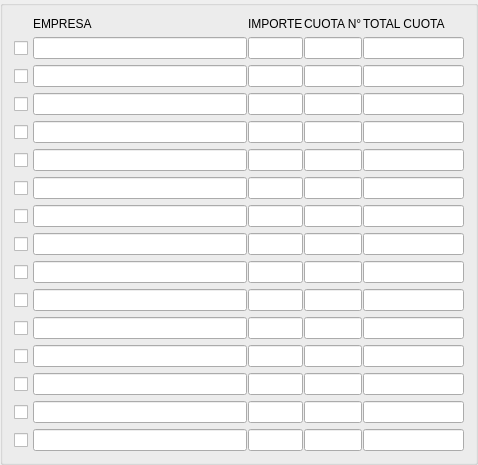
      <widget class="QGroupBox" name="groupBox">
       <property name="sizePolicy">
        <sizepolicy hsizetype="Expanding" vsizetype="Expanding">
         <horstretch>0</horstretch>
         <verstretch>0</verstretch>
        </sizepolicy>
       </property>
       <property name="font">
        <font>
         <pointsize>10</pointsize>
         <weight>75</weight>
         <bold>true</bold>
        </font>
       </property>
       <property name="styleSheet">
        <string notr="true">#groupBox{
background-color: #FFFFFF;
}</string>
       </property>
       <property name="title">
        <string/>
       </property>
       <property name="flat">
        <bool>false</bool>
       </property>
       <layout class="QGridLayout" name="gridLayout_2" columnstretch="5,60,15,10,5,5">
        <property name="horizontalSpacing">
         <number>1</number>
        </property>
        <property name="verticalSpacing">
         <number>6</number>
        </property>
        <item row="0" column="1">
         <widget class="QLabel" name="label_2">
          <property name="sizePolicy">
           <sizepolicy hsizetype="Expanding" vsizetype="Expanding">
            <horstretch>0</horstretch>
            <verstretch>0</verstretch>
           </sizepolicy>
          </property>
          <property name="text">
           <string>EMPRESA</string>
          </property>
         </widget>
        </item>
        <item row="1" column="3">
         <widget class="QLineEdit" name="lineEdit_18">
          <property name="sizePolicy">
           <sizepolicy hsizetype="Expanding" vsizetype="Expanding">
            <horstretch>0</horstretch>
            <verstretch>0</verstretch>
           </sizepolicy>
          </property>
          <property name="frame">
           <bool>true</bool>
          </property>
         </widget>
        </item>
        <item row="5" column="1">
         <widget class="QLineEdit" name="lineEdit_6">
          <property name="sizePolicy">
           <sizepolicy hsizetype="Expanding" vsizetype="Expanding">
            <horstretch>0</horstretch>
            <verstretch>0</verstretch>
           </sizepolicy>
          </property>
         </widget>
        </item>
        <item row="0" column="2">
         <widget class="QLabel" name="label_4">
          <property name="text">
           <string>IMPORTE</string>
          </property>
         </widget>
        </item>
        <item row="9" column="1">
         <widget class="QLineEdit" name="lineEdit_10">
          <property name="sizePolicy">
           <sizepolicy hsizetype="Expanding" vsizetype="Expanding">
            <horstretch>0</horstretch>
            <verstretch>0</verstretch>
           </sizepolicy>
          </property>
         </widget>
        </item>
        <item row="1" column="1">
         <widget class="QLineEdit" name="lineEdit_2">
          <property name="sizePolicy">
           <sizepolicy hsizetype="Expanding" vsizetype="Expanding">
            <horstretch>0</horstretch>
            <verstretch>0</verstretch>
           </sizepolicy>
          </property>
          <property name="frame">
           <bool>true</bool>
          </property>
         </widget>
        </item>
        <item row="3" column="1">
         <widget class="QLineEdit" name="lineEdit_4">
          <property name="sizePolicy">
           <sizepolicy hsizetype="Expanding" vsizetype="Expanding">
            <horstretch>0</horstretch>
            <verstretch>0</verstretch>
           </sizepolicy>
          </property>
         </widget>
        </item>
        <item row="3" column="2">
         <widget class="QLineEdit" name="lineEdit_21">
          <property name="sizePolicy">
           <sizepolicy hsizetype="Expanding" vsizetype="Expanding">
            <horstretch>0</horstretch>
            <verstretch>0</verstretch>
           </sizepolicy>
          </property>
         </widget>
        </item>
        <item row="2" column="2">
         <widget class="QLineEdit" name="lineEdit_20">
          <property name="sizePolicy">
           <sizepolicy hsizetype="Expanding" vsizetype="Expanding">
            <horstretch>0</horstretch>
            <verstretch>0</verstretch>
           </sizepolicy>
          </property>
         </widget>
        </item>
        <item row="4" column="2">
         <widget class="QLineEdit" name="lineEdit_22">
          <property name="sizePolicy">
           <sizepolicy hsizetype="Expanding" vsizetype="Expanding">
            <horstretch>0</horstretch>
            <verstretch>0</verstretch>
           </sizepolicy>
          </property>
         </widget>
        </item>
        <item row="0" column="4">
         <widget class="QLabel" name="label_6">
          <property name="text">
           <string>TOTAL CUOTA</string>
          </property>
         </widget>
        </item>
        <item row="0" column="3">
         <widget class="QLabel" name="label_5">
          <property name="text">
           <string>CUOTA N°</string>
          </property>
         </widget>
        </item>
        <item row="5" column="2">
         <widget class="QLineEdit" name="lineEdit_23">
          <property name="sizePolicy">
           <sizepolicy hsizetype="Expanding" vsizetype="Expanding">
            <horstretch>0</horstretch>
            <verstretch>0</verstretch>
           </sizepolicy>
          </property>
         </widget>
        </item>
        <item row="9" column="2">
         <widget class="QLineEdit" name="lineEdit_27">
          <property name="sizePolicy">
           <sizepolicy hsizetype="Expanding" vsizetype="Expanding">
            <horstretch>0</horstretch>
            <verstretch>0</verstretch>
           </sizepolicy>
          </property>
         </widget>
        </item>
        <item row="7" column="2">
         <widget class="QLineEdit" name="lineEdit_25">
          <property name="sizePolicy">
           <sizepolicy hsizetype="Expanding" vsizetype="Expanding">
            <horstretch>0</horstretch>
            <verstretch>0</verstretch>
           </sizepolicy>
          </property>
         </widget>
        </item>
        <item row="8" column="2">
         <widget class="QLineEdit" name="lineEdit_26">
          <property name="sizePolicy">
           <sizepolicy hsizetype="Expanding" vsizetype="Expanding">
            <horstretch>0</horstretch>
            <verstretch>0</verstretch>
           </sizepolicy>
          </property>
         </widget>
        </item>
        <item row="6" column="2">
         <widget class="QLineEdit" name="lineEdit_24">
          <property name="sizePolicy">
           <sizepolicy hsizetype="Expanding" vsizetype="Expanding">
            <horstretch>0</horstretch>
            <verstretch>0</verstretch>
           </sizepolicy>
          </property>
         </widget>
        </item>
        <item row="11" column="2">
         <widget class="QLineEdit" name="lineEdit_29">
          <property name="sizePolicy">
           <sizepolicy hsizetype="Expanding" vsizetype="Expanding">
            <horstretch>0</horstretch>
            <verstretch>0</verstretch>
           </sizepolicy>
          </property>
         </widget>
        </item>
        <item row="10" column="2">
         <widget class="QLineEdit" name="lineEdit_28">
          <property name="sizePolicy">
           <sizepolicy hsizetype="Expanding" vsizetype="Expanding">
            <horstretch>0</horstretch>
            <verstretch>0</verstretch>
           </sizepolicy>
          </property>
         </widget>
        </item>
        <item row="12" column="2">
         <widget class="QLineEdit" name="lineEdit_30">
          <property name="sizePolicy">
           <sizepolicy hsizetype="Expanding" vsizetype="Expanding">
            <horstretch>0</horstretch>
            <verstretch>0</verstretch>
           </sizepolicy>
          </property>
         </widget>
        </item>
        <item row="13" column="2">
         <widget class="QLineEdit" name="lineEdit_31">
          <property name="sizePolicy">
           <sizepolicy hsizetype="Expanding" vsizetype="Expanding">
            <horstretch>0</horstretch>
            <verstretch>0</verstretch>
           </sizepolicy>
          </property>
         </widget>
        </item>
        <item row="14" column="2">
         <widget class="QLineEdit" name="lineEdit_32">
          <property name="sizePolicy">
           <sizepolicy hsizetype="Expanding" vsizetype="Expanding">
            <horstretch>0</horstretch>
            <verstretch>0</verstretch>
           </sizepolicy>
          </property>
         </widget>
        </item>
        <item row="2" column="3">
         <widget class="QLineEdit" name="lineEdit_34">
          <property name="sizePolicy">
           <sizepolicy hsizetype="Expanding" vsizetype="Expanding">
            <horstretch>0</horstretch>
            <verstretch>0</verstretch>
           </sizepolicy>
          </property>
         </widget>
        </item>
        <item row="3" column="3">
         <widget class="QLineEdit" name="lineEdit_36">
          <property name="sizePolicy">
           <sizepolicy hsizetype="Expanding" vsizetype="Expanding">
            <horstretch>0</horstretch>
            <verstretch>0</verstretch>
           </sizepolicy>
          </property>
         </widget>
        </item>
        <item row="4" column="3">
         <widget class="QLineEdit" name="lineEdit_38">
          <property name="sizePolicy">
           <sizepolicy hsizetype="Expanding" vsizetype="Expanding">
            <horstretch>0</horstretch>
            <verstretch>0</verstretch>
           </sizepolicy>
          </property>
         </widget>
        </item>
        <item row="15" column="2">
         <widget class="QLineEdit" name="lineEdit_33">
          <property name="sizePolicy">
           <sizepolicy hsizetype="Expanding" vsizetype="Expanding">
            <horstretch>0</horstretch>
            <verstretch>0</verstretch>
           </sizepolicy>
          </property>
         </widget>
        </item>
        <item row="6" column="3">
         <widget class="QLineEdit" name="lineEdit_42">
          <property name="sizePolicy">
           <sizepolicy hsizetype="Expanding" vsizetype="Expanding">
            <horstretch>0</horstretch>
            <verstretch>0</verstretch>
           </sizepolicy>
          </property>
         </widget>
        </item>
        <item row="5" column="3">
         <widget class="QLineEdit" name="lineEdit_40">
          <property name="sizePolicy">
           <sizepolicy hsizetype="Expanding" vsizetype="Expanding">
            <horstretch>0</horstretch>
            <verstretch>0</verstretch>
           </sizepolicy>
          </property>
         </widget>
        </item>
        <item row="8" column="3">
         <widget class="QLineEdit" name="lineEdit_46">
          <property name="sizePolicy">
           <sizepolicy hsizetype="Expanding" vsizetype="Expanding">
            <horstretch>0</horstretch>
            <verstretch>0</verstretch>
           </sizepolicy>
          </property>
         </widget>
        </item>
        <item row="9" column="3">
         <widget class="QLineEdit" name="lineEdit_48">
          <property name="sizePolicy">
           <sizepolicy hsizetype="Expanding" vsizetype="Expanding">
            <horstretch>0</horstretch>
            <verstretch>0</verstretch>
           </sizepolicy>
          </property>
         </widget>
        </item>
        <item row="7" column="3">
         <widget class="QLineEdit" name="lineEdit_44">
          <property name="sizePolicy">
           <sizepolicy hsizetype="Expanding" vsizetype="Expanding">
            <horstretch>0</horstretch>
            <verstretch>0</verstretch>
           </sizepolicy>
          </property>
         </widget>
        </item>
        <item row="11" column="3">
         <widget class="QLineEdit" name="lineEdit_52">
          <property name="sizePolicy">
           <sizepolicy hsizetype="Expanding" vsizetype="Expanding">
            <horstretch>0</horstretch>
            <verstretch>0</verstretch>
           </sizepolicy>
          </property>
         </widget>
        </item>
        <item row="12" column="3">
         <widget class="QLineEdit" name="lineEdit_54">
          <property name="sizePolicy">
           <sizepolicy hsizetype="Expanding" vsizetype="Expanding">
            <horstretch>0</horstretch>
            <verstretch>0</verstretch>
           </sizepolicy>
          </property>
         </widget>
        </item>
        <item row="10" column="3">
         <widget class="QLineEdit" name="lineEdit_50">
          <property name="sizePolicy">
           <sizepolicy hsizetype="Expanding" vsizetype="Expanding">
            <horstretch>0</horstretch>
            <verstretch>0</verstretch>
           </sizepolicy>
          </property>
         </widget>
        </item>
        <item row="6" column="1">
         <widget class="QLineEdit" name="lineEdit_7">
          <property name="sizePolicy">
           <sizepolicy hsizetype="Expanding" vsizetype="Expanding">
            <horstretch>0</horstretch>
            <verstretch>0</verstretch>
           </sizepolicy>
          </property>
         </widget>
        </item>
        <item row="2" column="1">
         <widget class="QLineEdit" name="lineEdit_3">
          <property name="sizePolicy">
           <sizepolicy hsizetype="Expanding" vsizetype="Expanding">
            <horstretch>0</horstretch>
            <verstretch>0</verstretch>
           </sizepolicy>
          </property>
         </widget>
        </item>
        <item row="8" column="1">
         <widget class="QLineEdit" name="lineEdit_9">
          <property name="sizePolicy">
           <sizepolicy hsizetype="Expanding" vsizetype="Expanding">
            <horstretch>0</horstretch>
            <verstretch>0</verstretch>
           </sizepolicy>
          </property>
         </widget>
        </item>
        <item row="11" column="1">
         <widget class="QLineEdit" name="lineEdit_12">
          <property name="sizePolicy">
           <sizepolicy hsizetype="Expanding" vsizetype="Expanding">
            <horstretch>0</horstretch>
            <verstretch>0</verstretch>
           </sizepolicy>
          </property>
         </widget>
        </item>
        <item row="10" column="1">
         <widget class="QLineEdit" name="lineEdit_11">
          <property name="sizePolicy">
           <sizepolicy hsizetype="Expanding" vsizetype="Expanding">
            <horstretch>0</horstretch>
            <verstretch>0</verstretch>
           </sizepolicy>
          </property>
         </widget>
        </item>
        <item row="13" column="1">
         <widget class="QLineEdit" name="lineEdit_14">
          <property name="sizePolicy">
           <sizepolicy hsizetype="Expanding" vsizetype="Expanding">
            <horstretch>0</horstretch>
            <verstretch>0</verstretch>
           </sizepolicy>
          </property>
         </widget>
        </item>
        <item row="12" column="1">
         <widget class="QLineEdit" name="lineEdit_13">
          <property name="sizePolicy">
           <sizepolicy hsizetype="Expanding" vsizetype="Expanding">
            <horstretch>0</horstretch>
            <verstretch>0</verstretch>
           </sizepolicy>
          </property>
         </widget>
        </item>
        <item row="15" column="1">
         <widget class="QLineEdit" name="lineEdit_16">
          <property name="sizePolicy">
           <sizepolicy hsizetype="Expanding" vsizetype="Expanding">
            <horstretch>0</horstretch>
            <verstretch>0</verstretch>
           </sizepolicy>
          </property>
         </widget>
        </item>
        <item row="4" column="1">
         <widget class="QLineEdit" name="lineEdit_5">
          <property name="sizePolicy">
           <sizepolicy hsizetype="Expanding" vsizetype="Expanding">
            <horstretch>0</horstretch>
            <verstretch>0</verstretch>
           </sizepolicy>
          </property>
         </widget>
        </item>
        <item row="1" column="2">
         <widget class="QLineEdit" name="lineEdit_17">
          <property name="sizePolicy">
           <sizepolicy hsizetype="Expanding" vsizetype="Expanding">
            <horstretch>0</horstretch>
            <verstretch>0</verstretch>
           </sizepolicy>
          </property>
          <property name="frame">
           <bool>true</bool>
          </property>
         </widget>
        </item>
        <item row="7" column="1">
         <widget class="QLineEdit" name="lineEdit_8">
          <property name="sizePolicy">
           <sizepolicy hsizetype="Expanding" vsizetype="Expanding">
            <horstretch>0</horstretch>
            <verstretch>0</verstretch>
           </sizepolicy>
          </property>
         </widget>
        </item>
        <item row="14" column="1">
         <widget class="QLineEdit" name="lineEdit_15">
          <property name="sizePolicy">
           <sizepolicy hsizetype="Expanding" vsizetype="Expanding">
            <horstretch>0</horstretch>
            <verstretch>0</verstretch>
           </sizepolicy>
          </property>
         </widget>
        </item>
        <item row="15" column="3">
         <widget class="QLineEdit" name="lineEdit_60">
          <property name="sizePolicy">
           <sizepolicy hsizetype="Expanding" vsizetype="Expanding">
            <horstretch>0</horstretch>
            <verstretch>0</verstretch>
           </sizepolicy>
          </property>
         </widget>
        </item>
        <item row="13" column="3">
         <widget class="QLineEdit" name="lineEdit_56">
          <property name="sizePolicy">
           <sizepolicy hsizetype="Expanding" vsizetype="Expanding">
            <horstretch>0</horstretch>
            <verstretch>0</verstretch>
           </sizepolicy>
          </property>
         </widget>
        </item>
        <item row="14" column="3">
         <widget class="QLineEdit" name="lineEdit_58">
          <property name="sizePolicy">
           <sizepolicy hsizetype="Expanding" vsizetype="Expanding">
            <horstretch>0</horstretch>
            <verstretch>0</verstretch>
           </sizepolicy>
          </property>
         </widget>
        </item>
        <item row="1" column="0">
         <widget class="QCheckBox" name="checkBox_10">
          <property name="sizePolicy">
           <sizepolicy hsizetype="Expanding" vsizetype="Expanding">
            <horstretch>0</horstretch>
            <verstretch>0</verstretch>
           </sizepolicy>
          </property>
          <property name="text">
           <string/>
          </property>
         </widget>
        </item>
        <item row="2" column="0">
         <widget class="QCheckBox" name="checkBox_5">
          <property name="sizePolicy">
           <sizepolicy hsizetype="Expanding" vsizetype="Expanding">
            <horstretch>0</horstretch>
            <verstretch>0</verstretch>
           </sizepolicy>
          </property>
          <property name="text">
           <string/>
          </property>
         </widget>
        </item>
        <item row="3" column="0">
         <widget class="QCheckBox" name="checkBox_3">
          <property name="sizePolicy">
           <sizepolicy hsizetype="Expanding" vsizetype="Expanding">
            <horstretch>0</horstretch>
            <verstretch>0</verstretch>
           </sizepolicy>
          </property>
          <property name="text">
           <string/>
          </property>
         </widget>
        </item>
        <item row="4" column="0">
         <widget class="QCheckBox" name="checkBox_4">
          <property name="sizePolicy">
           <sizepolicy hsizetype="Expanding" vsizetype="Expanding">
            <horstretch>0</horstretch>
            <verstretch>0</verstretch>
           </sizepolicy>
          </property>
          <property name="text">
           <string/>
          </property>
         </widget>
        </item>
        <item row="5" column="0">
         <widget class="QCheckBox" name="checkBox_2">
          <property name="sizePolicy">
           <sizepolicy hsizetype="Expanding" vsizetype="Expanding">
            <horstretch>0</horstretch>
            <verstretch>0</verstretch>
           </sizepolicy>
          </property>
          <property name="text">
           <string/>
          </property>
         </widget>
        </item>
        <item row="6" column="0">
         <widget class="QCheckBox" name="checkBox">
          <property name="sizePolicy">
           <sizepolicy hsizetype="Expanding" vsizetype="Expanding">
            <horstretch>0</horstretch>
            <verstretch>0</verstretch>
           </sizepolicy>
          </property>
          <property name="text">
           <string/>
          </property>
         </widget>
        </item>
        <item row="7" column="0">
         <widget class="QCheckBox" name="checkBox_6">
          <property name="sizePolicy">
           <sizepolicy hsizetype="Expanding" vsizetype="Expanding">
            <horstretch>0</horstretch>
            <verstretch>0</verstretch>
           </sizepolicy>
          </property>
          <property name="text">
           <string/>
          </property>
         </widget>
        </item>
        <item row="8" column="0">
         <widget class="QCheckBox" name="checkBox_7">
          <property name="sizePolicy">
           <sizepolicy hsizetype="Expanding" vsizetype="Expanding">
            <horstretch>0</horstretch>
            <verstretch>0</verstretch>
           </sizepolicy>
          </property>
          <property name="text">
           <string/>
          </property>
         </widget>
        </item>
        <item row="9" column="0">
         <widget class="QCheckBox" name="checkBox_8">
          <property name="sizePolicy">
           <sizepolicy hsizetype="Expanding" vsizetype="Expanding">
            <horstretch>0</horstretch>
            <verstretch>0</verstretch>
           </sizepolicy>
          </property>
          <property name="text">
           <string/>
          </property>
         </widget>
        </item>
        <item row="10" column="0">
         <widget class="QCheckBox" name="checkBox_9">
          <property name="sizePolicy">
           <sizepolicy hsizetype="Expanding" vsizetype="Expanding">
            <horstretch>0</horstretch>
            <verstretch>0</verstretch>
           </sizepolicy>
          </property>
          <property name="text">
           <string/>
          </property>
         </widget>
        </item>
        <item row="11" column="0">
         <widget class="QCheckBox" name="checkBox_13">
          <property name="sizePolicy">
           <sizepolicy hsizetype="Expanding" vsizetype="Expanding">
            <horstretch>0</horstretch>
            <verstretch>0</verstretch>
           </sizepolicy>
          </property>
          <property name="text">
           <string/>
          </property>
         </widget>
        </item>
        <item row="12" column="0">
         <widget class="QCheckBox" name="checkBox_11">
          <property name="sizePolicy">
           <sizepolicy hsizetype="Expanding" vsizetype="Expanding">
            <horstretch>0</horstretch>
            <verstretch>0</verstretch>
           </sizepolicy>
          </property>
          <property name="text">
           <string/>
          </property>
         </widget>
        </item>
        <item row="13" column="0">
         <widget class="QCheckBox" name="checkBox_12">
          <property name="sizePolicy">
           <sizepolicy hsizetype="Expanding" vsizetype="Expanding">
            <horstretch>0</horstretch>
            <verstretch>0</verstretch>
           </sizepolicy>
          </property>
          <property name="text">
           <string/>
          </property>
         </widget>
        </item>
        <item row="14" column="0">
         <widget class="QCheckBox" name="checkBox_14">
          <property name="sizePolicy">
           <sizepolicy hsizetype="Expanding" vsizetype="Expanding">
            <horstretch>0</horstretch>
            <verstretch>0</verstretch>
           </sizepolicy>
          </property>
          <property name="text">
           <string/>
          </property>
         </widget>
        </item>
        <item row="15" column="0">
         <widget class="QCheckBox" name="checkBox_15">
          <property name="sizePolicy">
           <sizepolicy hsizetype="Expanding" vsizetype="Expanding">
            <horstretch>0</horstretch>
            <verstretch>0</verstretch>
           </sizepolicy>
          </property>
          <property name="text">
           <string/>
          </property>
         </widget>
        </item>
        <item row="1" column="4" colspan="2">
         <widget class="QLineEdit" name="lineEdit_19">
          <property name="sizePolicy">
           <sizepolicy hsizetype="Expanding" vsizetype="Expanding">
            <horstretch>0</horstretch>
            <verstretch>0</verstretch>
           </sizepolicy>
          </property>
          <property name="frame">
           <bool>true</bool>
          </property>
         </widget>
        </item>
        <item row="2" column="4" colspan="2">
         <widget class="QLineEdit" name="lineEdit_35">
          <property name="sizePolicy">
           <sizepolicy hsizetype="Expanding" vsizetype="Expanding">
            <horstretch>0</horstretch>
            <verstretch>0</verstretch>
           </sizepolicy>
          </property>
         </widget>
        </item>
        <item row="3" column="4" colspan="2">
         <widget class="QLineEdit" name="lineEdit_37">
          <property name="sizePolicy">
           <sizepolicy hsizetype="Expanding" vsizetype="Expanding">
            <horstretch>0</horstretch>
            <verstretch>0</verstretch>
           </sizepolicy>
          </property>
         </widget>
        </item>
        <item row="4" column="4" colspan="2">
         <widget class="QLineEdit" name="lineEdit_39">
          <property name="sizePolicy">
           <sizepolicy hsizetype="Expanding" vsizetype="Expanding">
            <horstretch>0</horstretch>
            <verstretch>0</verstretch>
           </sizepolicy>
          </property>
         </widget>
        </item>
        <item row="5" column="4" colspan="2">
         <widget class="QLineEdit" name="lineEdit_41">
          <property name="sizePolicy">
           <sizepolicy hsizetype="Expanding" vsizetype="Expanding">
            <horstretch>0</horstretch>
            <verstretch>0</verstretch>
           </sizepolicy>
          </property>
         </widget>
        </item>
        <item row="6" column="4" colspan="2">
         <widget class="QLineEdit" name="lineEdit_43">
          <property name="sizePolicy">
           <sizepolicy hsizetype="Expanding" vsizetype="Expanding">
            <horstretch>0</horstretch>
            <verstretch>0</verstretch>
           </sizepolicy>
          </property>
         </widget>
        </item>
        <item row="7" column="4" colspan="2">
         <widget class="QLineEdit" name="lineEdit_45">
          <property name="sizePolicy">
           <sizepolicy hsizetype="Expanding" vsizetype="Expanding">
            <horstretch>0</horstretch>
            <verstretch>0</verstretch>
           </sizepolicy>
          </property>
         </widget>
        </item>
        <item row="8" column="4" colspan="2">
         <widget class="QLineEdit" name="lineEdit_47">
          <property name="sizePolicy">
           <sizepolicy hsizetype="Expanding" vsizetype="Expanding">
            <horstretch>0</horstretch>
            <verstretch>0</verstretch>
           </sizepolicy>
          </property>
         </widget>
        </item>
        <item row="9" column="4" colspan="2">
         <widget class="QLineEdit" name="lineEdit_49">
          <property name="sizePolicy">
           <sizepolicy hsizetype="Expanding" vsizetype="Expanding">
            <horstretch>0</horstretch>
            <verstretch>0</verstretch>
           </sizepolicy>
          </property>
         </widget>
        </item>
        <item row="10" column="4" colspan="2">
         <widget class="QLineEdit" name="lineEdit_51">
          <property name="sizePolicy">
           <sizepolicy hsizetype="Expanding" vsizetype="Expanding">
            <horstretch>0</horstretch>
            <verstretch>0</verstretch>
           </sizepolicy>
          </property>
         </widget>
        </item>
        <item row="11" column="4" colspan="2">
         <widget class="QLineEdit" name="lineEdit_53">
          <property name="sizePolicy">
           <sizepolicy hsizetype="Expanding" vsizetype="Expanding">
            <horstretch>0</horstretch>
            <verstretch>0</verstretch>
           </sizepolicy>
          </property>
         </widget>
        </item>
        <item row="12" column="4" colspan="2">
         <widget class="QLineEdit" name="lineEdit_55">
          <property name="sizePolicy">
           <sizepolicy hsizetype="Expanding" vsizetype="Expanding">
            <horstretch>0</horstretch>
            <verstretch>0</verstretch>
           </sizepolicy>
          </property>
         </widget>
        </item>
        <item row="13" column="4" colspan="2">
         <widget class="QLineEdit" name="lineEdit_57">
          <property name="sizePolicy">
           <sizepolicy hsizetype="Expanding" vsizetype="Expanding">
            <horstretch>0</horstretch>
            <verstretch>0</verstretch>
           </sizepolicy>
          </property>
         </widget>
        </item>
        <item row="14" column="4" colspan="2">
         <widget class="QLineEdit" name="lineEdit_59">
          <property name="sizePolicy">
           <sizepolicy hsizetype="Expanding" vsizetype="Expanding">
            <horstretch>0</horstretch>
            <verstretch>0</verstretch>
           </sizepolicy>
          </property>
         </widget>
        </item>
        <item row="15" column="4" colspan="2">
         <widget class="QLineEdit" name="lineEdit_61">
          <property name="sizePolicy">
           <sizepolicy hsizetype="Expanding" vsizetype="Expanding">
            <horstretch>0</horstretch>
            <verstretch>0</verstretch>
           </sizepolicy>
          </property>
         </widget>
        </item>
       </layout>
      </widget>
